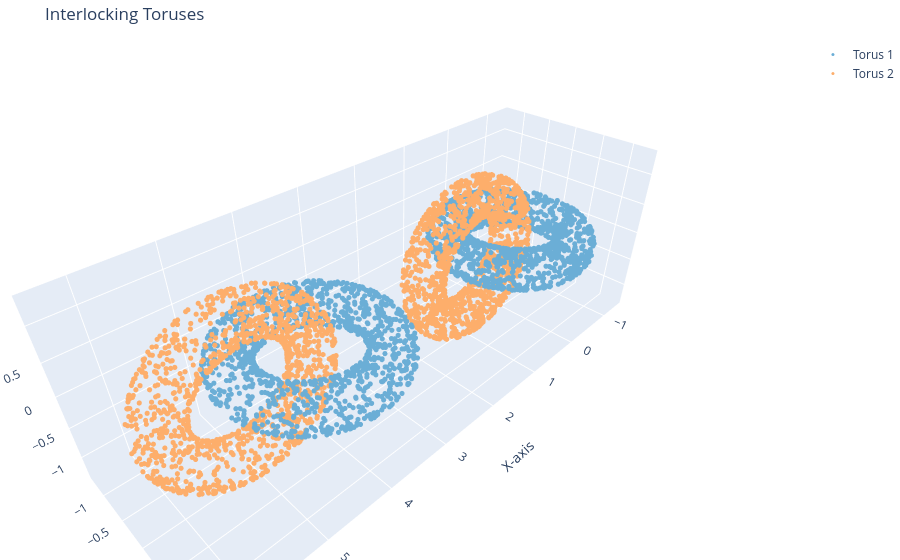

Here is the notebook cell this chart was saved with:
### Code cell
# Define dataset
dataset_config = DatasetConfig(
    dataset_name="TorusDataset", num_samples=5000, split="train", seed=42
)
DatasetClass = get_dataset_class(name=dataset_config.dataset_name)
dataset = DatasetClass(config=dataset_config)
features, labels = dataset.features.numpy(), dataset.labels.squeeze().numpy()

# Define Seaborn colors
colors = [
    f"rgb({int(r*255)}, {int(g*255)}, {int(b*255)})"
    for r, g, b in [aesthetics.SeabornColors.blue, aesthetics.SeabornColors.orange]
]

# Generate 3D scatter plot using Plotly
fig = go.Figure(
    data=[
        go.Scatter3d(
            x=features[labels == label, 0],
            y=features[labels == label, 1],
            z=features[labels == label, 2],
            mode="markers",
            marker=dict(size=3, color=colors[label]),
            name=f"Torus {label + 1}",
        )
        for label in [0, 1]
    ]
)

# Customize layout and display
fig.update_layout(
    title="Interlocking Toruses",
    scene=dict(xaxis_title="X-axis", yaxis_title="Y-axis", zaxis_title="Z-axis"),
    margin=dict(l=0, r=0, b=0, t=40),
)
fig.show()

### Figure 1 — Plotly figure (JSON) as saved in the notebook; plotly's stock layout.template omitted (floating-point values rounded to 4 significant figures; data arrays with more than 128 entries replaced by an {"elided": "..."} marker saying what was removed)
{"data": [{"marker": {"color": "rgb(107, 174, 214)", "size": 3}, "mode": "markers", "name": "Torus 1", "type": "scatter3d", "x": {"elided": "2500 float values"}, "y": {"elided": "2500 float values"}, "z": {"elided": "2500 float values"}}, {"marker": {"color": "rgb(253, 174, 107)", "size": 3}, "mode": "markers", "name": "Torus 2", "type": "scatter3d", "x": {"elided": "2500 float values"}, "y": {"elided": "2500 float values"}, "z": {"elided": "2500 float values"}}], "layout": {"margin": {"b": 0, "l": 0, "r": 0, "t": 40}, "scene": {"xaxis": {"title": {"text": "X-axis"}}, "yaxis": {"title": {"text": "Y-axis"}}, "zaxis": {"title": {"text": "Z-axis"}}}, "title": {"text": "Interlocking Toruses"}}}
